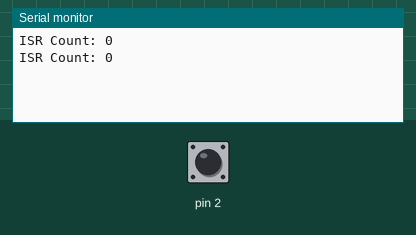
This sketch was run on a simulated Arduino Uno, built with avr-gcc and run on an emulated ATmega328P. Shown: the last lines printed to the serial monitor. The inputs (shaded band) are chosen by the test bench; at power-on: pin 2 HIGH.

Above: at 1.2 s.
1.3 s: pin 2 pulled LOW for 0.15 s
At 2.7 s:
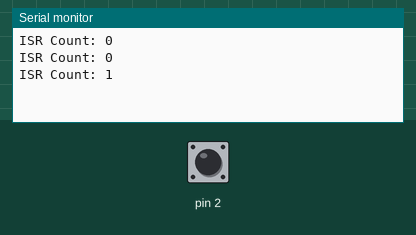
2.9 s: pin 2 pulled LOW for 1 s
At 3.8 s:
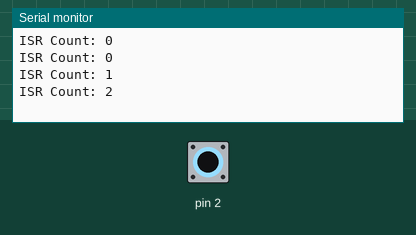
5.4 s: pin 2 pulled LOW for 0.15 s
At 6.8 s:
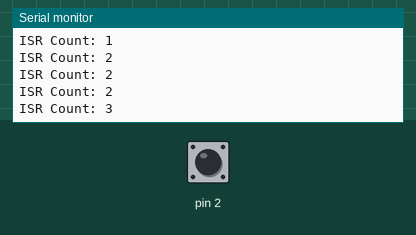
Timing chart, 0 to 8.4 s (numbered marks = the images above; inputs shaded):
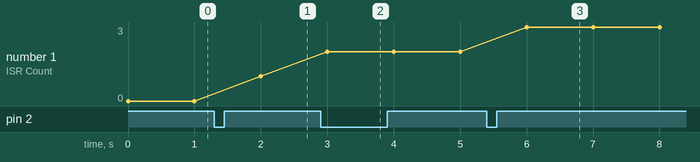

Measured:
- after the input at 1.3 s, the serial monitor: prints a new line after 0.70 s (image 1)
- after the input at 2.9 s, the serial monitor: prints a new line after 0.10 s (image 2)
- after the input at 5.4 s, the serial monitor: prints a new line after 0.60 s (image 3)
- plotted number 1: 0 → 1 after the input at 1.3 s, 1 → 2 after the input at 2.9 s, 2 → 3 after the input at 5.4 s

The sketch:

ISR.ino
```cpp
uint32_t count = 0;
uint16_t interval = 100; //Debounce time
uint32_t lastTime = 0, currentTime;

void setup() {
  Serial.begin(115200);
  pinMode(2, INPUT_PULLUP);
  attachInterrupt(digitalPinToInterrupt(2), ISRCount, FALLING);
}

void loop() {
  Serial.print("ISR Count: ");
  Serial.print(count);
  Serial.println();
  delay(1000);
}

void ISRCount(){

  if (millis() - lastTime > interval){
    count++;
  }
  lastTime = millis();
}
```
